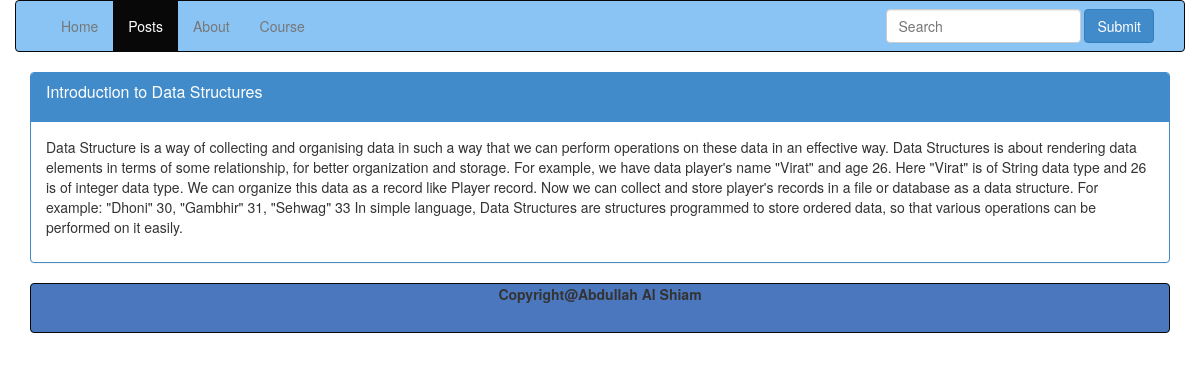
Screenshot of /?controller=posts&action=show&id=1 with the database file from the repository.
### tables this page shows
CREATE TABLE `posts` (
  `id` int(11) NOT NULL,
  `title` varchar(255) NOT NULL,
  `content` text NOT NULL,
  `description` text NOT NULL
);

### controllers/posts_controller.php (called while the page is built, shortened)
<?php
  class PostsController {
    public function show() {
      $post = Post::find($_GET['id']);
      require_once('views/posts/show.php');
    }
  }
?>

### index.php (called while the page is built, shortened)
<?php
  require_once('views/layout.php');
?>

### models/post.php (called while the page is built, shortened)
<?php
  class Post {
    public function __construct($id, $title, $content,$description) {
      $this->title  = $title;
      $this->description = $description;
    }
    public static function find($id) {
      $db = Db::getInstance();
      $id = intval($id);
      $req = $db->prepare('SELECT * FROM posts WHERE id = :id');
      $req->execute(array('id' => $id));
      $post = $req->fetch();
      return new Post($post['id'], $post['title'], $post['content'],$post['description']);
    }
  }
?>

### views/posts/show.php (the view, shortened to what this page needs)
<div class="container">
  <div class="row">
    <nav class="navbar navbar-default navbar-inverse" style="background-color: #89C4F4;" role="navigation">
      <div class="container-fluid">
        <div class="collapse navbar-collapse" id="bs-example-navbar-collapse-1">
          <ul class="nav navbar-nav">
            <li><a href='?controller=pages&action=home'>Home</a></li>
            <li class="active"><a href='?controller=posts&action=index'>Posts</a></li>
           <li><a href='#'>About</a></li>
            <li><a href='#'>Course</a></li>
          </ul>
          <form class="navbar-form navbar-right" role="search">
            <div class="form-group">
              <input type="text" class="form-control" placeholder="Search">
            </div>
            <button type="submit" class="btn  btn-primary">Submit</button>
          </form>
        </div>
      </div>
    </nav>
  </div>
<div class="row">
<div class="col-sm-12">
<div class="panel panel-primary">
  <div class="panel-heading">
    <h3 class="panel-title"><p><?php echo $post->title; ?></p></h3>
  </div>
  <div class="panel-body">
<p><?php echo $post->description; ?></p>
  </div>
</div>
</div>
</div>
 <footer>
  <nav class="navbar navbar-default navbar-inverse" style="background-color: #4B77BE;" role="navigation">
      <p class="text-center"><b>Copyright@Abdullah Al Shiam</b></p>
    </nav>
    </footer>
</div>

### rows the page displays
posts: title "Introduction to Data Structures", description "Data Structure is a way of collecting and organising data in such a way that we can perform operations on these data in an effective way. Data Structures is about rendering data elements in terms of some relationship, for better organization and storage. For example, we have data player's name \"Virat\" and age 26. Here \"Virat\" is of String data type and 26 is of integer data type. We can organize this data as a record like Player record. Now we can collect and store player's records in a file or database as a data structure. For example: \"Dhoni\" 30, \"Gambhir\" 31, \"Sehwag\" 33 In simple language, Data Structures are structures programmed to store ordered data, so that various operations can be…"
